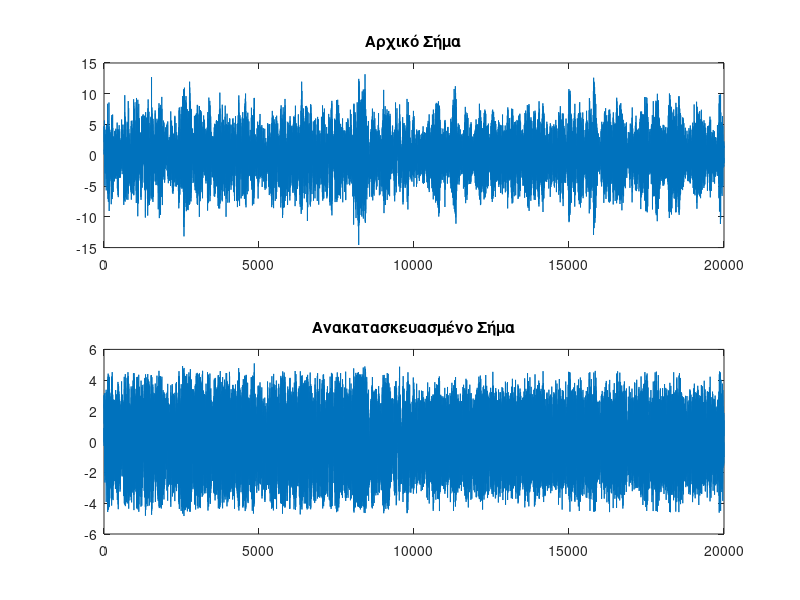

Recreate this plot in MATLAB.
% Φορτώστε τα δεδομένα πηγής
load('source.mat');

% Ορισμός των παραμέτρων του κβαντιστή
max_val = 3.5;
min_val = -3.5;
num_bits = 8;  

% Ορισμός του φίλτρου πρόβλεψης
% Χρησιμοποιούμε ένα απλό προβλέπτη πρώτης τάξης για αυτό το παράδειγμα
% Εκτίμηση της αυτοσυσχέτισης του σήματος πηγής
r = xcorr(t, 'unbiased');  % Υπολογίζει την αυτοσυσχέτιση του σήματος t
r = r(length(t):end);  % Διατήρηση της μη αρνητικής καθυστέρησης

% Λύση των εξισώσεων Yule-Walker
a = -r(2) / r(1);  % Συντελεστής πρόβλεψης

% Αρχικοποίηση των εξόδων του κωδικοποιητή και του αποκωδικοποιητή
encoded_signal = zeros(size(t));
decoded_signal = zeros(size(t));

% DPCM Κωδικοποίηση
for i = 2:length(t)
    prediction = a * decoded_signal(i-1);  % Πρόβλεψη του επόμενου δείγματος
    error_signal = t(i) - prediction;  % Υπολογισμός του σφάλματος πρόβλεψης
    % Κβάντιση του σήματος σφάλματος
    quantized_error = round((error_signal - min_val) / (max_val - min_val) * (2^num_bits - 1));
    quantized_error = max(0, min(quantized_error, 2^num_bits - 1));
    encoded_signal(i) = quantized_error;
end

% DPCM Αποκωδικοποίηση
for i = 2:length(encoded_signal)
    quantized_error = encoded_signal(i) * (max_val - min_val) / (2^num_bits - 1) + min_val;
    prediction = a * decoded_signal(i-1);  % Πρόβλεψη του επόμενου δείγματος με βάση το προηγούμενο
    decoded_signal(i) = prediction + quantized_error;  % Ανακατασκευή του αρχικού σήματος
end

% Σχεδίαση του αρχικού και του ανακατασκευασμένου σήματος για σύγκριση
figure;
subplot(2, 1, 1);
plot(t);
title('Αρχικό Σήμα');
subplot(2, 1, 2);
plot(decoded_signal);
title('Ανακατασκευασμένο Σήμα');



% Υπολογισμός του Μέσου Τετραγωνικού Σφάλματος (MSE)
mse = mean((t - decoded_signal).^2);

% Εμφάνιση του MSE
disp(['Μέσο Τετραγωνικό Σφάλμα (MSE): ', num2str(mse)]);

